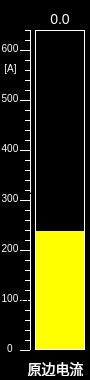
<?xml version="1.0" encoding="UTF-8"?>
<ui version="4.0">
 <class>CtrlNetCurrent</class>
 <widget class="QWidget" name="CtrlNetCurrent">
  <property name="geometry">
   <rect>
    <x>0</x>
    <y>0</y>
    <width>90</width>
    <height>380</height>
   </rect>
  </property>
  <property name="windowTitle">
   <string>Form</string>
  </property>
  <property name="styleSheet">
   <string notr="true">QWidget
{
	background-color:black;
border:1px solid transparent;
}</string>
  </property>
  <widget class="QLabel" name="label_2">
   <property name="geometry">
    <rect>
     <x>0</x>
     <y>340</y>
     <width>20</width>
     <height>17</height>
    </rect>
   </property>
   <property name="styleSheet">
    <string notr="true">font:10px;color:white</string>
   </property>
   <property name="text">
    <string>0</string>
   </property>
   <property name="alignment">
    <set>Qt::AlignCenter</set>
   </property>
  </widget>
  <widget class="QLabel" name="L1_27">
   <property name="geometry">
    <rect>
     <x>20</x>
     <y>100</y>
     <width>10</width>
     <height>1</height>
    </rect>
   </property>
   <property name="styleSheet">
    <string notr="true">border:1px solid white;</string>
   </property>
   <property name="text">
    <string/>
   </property>
   <property name="alignment">
    <set>Qt::AlignCenter</set>
   </property>
  </widget>
  <widget class="QLabel" name="L1_2">
   <property name="geometry">
    <rect>
     <x>25</x>
     <y>340</y>
     <width>5</width>
     <height>1</height>
    </rect>
   </property>
   <property name="styleSheet">
    <string notr="true">border:1px solid white;</string>
   </property>
   <property name="text">
    <string/>
   </property>
   <property name="alignment">
    <set>Qt::AlignCenter</set>
   </property>
  </widget>
  <widget class="QLabel" name="label_7">
   <property name="geometry">
    <rect>
     <x>0</x>
     <y>90</y>
     <width>20</width>
     <height>17</height>
    </rect>
   </property>
   <property name="styleSheet">
    <string notr="true">font:10px;color:white</string>
   </property>
   <property name="text">
    <string>500</string>
   </property>
   <property name="alignment">
    <set>Qt::AlignCenter</set>
   </property>
  </widget>
  <widget class="QLabel" name="L1_19">
   <property name="geometry">
    <rect>
     <x>25</x>
     <y>170</y>
     <width>5</width>
     <height>1</height>
    </rect>
   </property>
   <property name="styleSheet">
    <string notr="true">border:1px solid white;</string>
   </property>
   <property name="text">
    <string/>
   </property>
   <property name="alignment">
    <set>Qt::AlignCenter</set>
   </property>
  </widget>
  <widget class="QLabel" name="label_5">
   <property name="geometry">
    <rect>
     <x>0</x>
     <y>190</y>
     <width>20</width>
     <height>17</height>
    </rect>
   </property>
   <property name="styleSheet">
    <string notr="true">font:10px;color:white</string>
   </property>
   <property name="text">
    <string>300</string>
   </property>
   <property name="alignment">
    <set>Qt::AlignCenter</set>
   </property>
  </widget>
  <widget class="QLabel" name="L1_28">
   <property name="geometry">
    <rect>
     <x>25</x>
     <y>90</y>
     <width>5</width>
     <height>1</height>
    </rect>
   </property>
   <property name="styleSheet">
    <string notr="true">border:1px solid white;</string>
   </property>
   <property name="text">
    <string/>
   </property>
   <property name="alignment">
    <set>Qt::AlignCenter</set>
   </property>
  </widget>
  <widget class="QLabel" name="L1_29">
   <property name="geometry">
    <rect>
     <x>25</x>
     <y>70</y>
     <width>5</width>
     <height>1</height>
    </rect>
   </property>
   <property name="styleSheet">
    <string notr="true">border:1px solid white;</string>
   </property>
   <property name="text">
    <string/>
   </property>
   <property name="alignment">
    <set>Qt::AlignCenter</set>
   </property>
  </widget>
  <widget class="QLabel" name="L1_5">
   <property name="geometry">
    <rect>
     <x>25</x>
     <y>330</y>
     <width>5</width>
     <height>1</height>
    </rect>
   </property>
   <property name="styleSheet">
    <string notr="true">border:1px solid white;</string>
   </property>
   <property name="text">
    <string>0.0</string>
   </property>
   <property name="alignment">
    <set>Qt::AlignCenter</set>
   </property>
  </widget>
  <widget class="QLabel" name="L1_7">
   <property name="geometry">
    <rect>
     <x>25</x>
     <y>270</y>
     <width>5</width>
     <height>1</height>
    </rect>
   </property>
   <property name="styleSheet">
    <string notr="true">border:1px solid white;</string>
   </property>
   <property name="text">
    <string>0.0</string>
   </property>
   <property name="alignment">
    <set>Qt::AlignCenter</set>
   </property>
  </widget>
  <widget class="QLabel" name="LBLValue">
   <property name="geometry">
    <rect>
     <x>40</x>
     <y>10</y>
     <width>40</width>
     <height>17</height>
    </rect>
   </property>
   <property name="styleSheet">
    <string notr="true">color:white;font:14px;</string>
   </property>
   <property name="text">
    <string>0.0</string>
   </property>
   <property name="alignment">
    <set>Qt::AlignCenter</set>
   </property>
  </widget>
  <widget class="QLabel" name="LBLBackground">
   <property name="geometry">
    <rect>
     <x>35</x>
     <y>30</y>
     <width>50</width>
     <height>320</height>
    </rect>
   </property>
   <property name="styleSheet">
    <string notr="true">background-color:yellow;border:1px solid white;</string>
   </property>
   <property name="text">
    <string/>
   </property>
   <property name="alignment">
    <set>Qt::AlignCenter</set>
   </property>
  </widget>
  <widget class="QLabel" name="L1_31">
   <property name="geometry">
    <rect>
     <x>25</x>
     <y>30</y>
     <width>5</width>
     <height>1</height>
    </rect>
   </property>
   <property name="styleSheet">
    <string notr="true">border:1px solid white;</string>
   </property>
   <property name="text">
    <string/>
   </property>
   <property name="alignment">
    <set>Qt::AlignCenter</set>
   </property>
  </widget>
  <widget class="QLabel" name="L1_9">
   <property name="geometry">
    <rect>
     <x>20</x>
     <y>300</y>
     <width>10</width>
     <height>1</height>
    </rect>
   </property>
   <property name="styleSheet">
    <string notr="true">border:1px solid white;</string>
   </property>
   <property name="text">
    <string>0.0</string>
   </property>
   <property name="alignment">
    <set>Qt::AlignCenter</set>
   </property>
  </widget>
  <widget class="QLabel" name="L1_22">
   <property name="geometry">
    <rect>
     <x>20</x>
     <y>150</y>
     <width>10</width>
     <height>1</height>
    </rect>
   </property>
   <property name="styleSheet">
    <string notr="true">border:1px solid white;</string>
   </property>
   <property name="text">
    <string/>
   </property>
   <property name="alignment">
    <set>Qt::AlignCenter</set>
   </property>
  </widget>
  <widget class="QLabel" name="label_9">
   <property name="geometry">
    <rect>
     <x>0</x>
     <y>60</y>
     <width>21</width>
     <height>17</height>
    </rect>
   </property>
   <property name="styleSheet">
    <string notr="true">color:white;
font:10px;</string>
   </property>
   <property name="text">
    <string>[A]</string>
   </property>
   <property name="alignment">
    <set>Qt::AlignCenter</set>
   </property>
  </widget>
  <widget class="QLabel" name="L1_16">
   <property name="geometry">
    <rect>
     <x>25</x>
     <y>180</y>
     <width>5</width>
     <height>1</height>
    </rect>
   </property>
   <property name="styleSheet">
    <string notr="true">border:1px solid white;</string>
   </property>
   <property name="text">
    <string/>
   </property>
   <property name="alignment">
    <set>Qt::AlignCenter</set>
   </property>
  </widget>
  <widget class="QLabel" name="L1_25">
   <property name="geometry">
    <rect>
     <x>25</x>
     <y>110</y>
     <width>5</width>
     <height>1</height>
    </rect>
   </property>
   <property name="styleSheet">
    <string notr="true">border:1px solid white;</string>
   </property>
   <property name="text">
    <string/>
   </property>
   <property name="alignment">
    <set>Qt::AlignCenter</set>
   </property>
  </widget>
  <widget class="QLabel" name="L1_14">
   <property name="geometry">
    <rect>
     <x>25</x>
     <y>220</y>
     <width>5</width>
     <height>1</height>
    </rect>
   </property>
   <property name="styleSheet">
    <string notr="true">border:1px solid white;</string>
   </property>
   <property name="text">
    <string/>
   </property>
   <property name="alignment">
    <set>Qt::AlignCenter</set>
   </property>
  </widget>
  <widget class="QLabel" name="L1_15">
   <property name="geometry">
    <rect>
     <x>25</x>
     <y>210</y>
     <width>5</width>
     <height>1</height>
    </rect>
   </property>
   <property name="styleSheet">
    <string notr="true">border:1px solid white;</string>
   </property>
   <property name="text">
    <string/>
   </property>
   <property name="alignment">
    <set>Qt::AlignCenter</set>
   </property>
  </widget>
  <widget class="QLabel" name="L1_6">
   <property name="geometry">
    <rect>
     <x>25</x>
     <y>290</y>
     <width>5</width>
     <height>1</height>
    </rect>
   </property>
   <property name="styleSheet">
    <string notr="true">border:1px solid white;</string>
   </property>
   <property name="text">
    <string>0.0</string>
   </property>
   <property name="alignment">
    <set>Qt::AlignCenter</set>
   </property>
  </widget>
  <widget class="QLabel" name="label_6">
   <property name="geometry">
    <rect>
     <x>0</x>
     <y>140</y>
     <width>20</width>
     <height>17</height>
    </rect>
   </property>
   <property name="styleSheet">
    <string notr="true">font:10px;color:white</string>
   </property>
   <property name="text">
    <string>400</string>
   </property>
   <property name="alignment">
    <set>Qt::AlignCenter</set>
   </property>
  </widget>
  <widget class="QLabel" name="label_3">
   <property name="geometry">
    <rect>
     <x>0</x>
     <y>240</y>
     <width>20</width>
     <height>17</height>
    </rect>
   </property>
   <property name="styleSheet">
    <string notr="true">font:10px;color:white</string>
   </property>
   <property name="text">
    <string>200</string>
   </property>
   <property name="alignment">
    <set>Qt::AlignCenter</set>
   </property>
  </widget>
  <widget class="QLabel" name="L1_26">
   <property name="geometry">
    <rect>
     <x>25</x>
     <y>80</y>
     <width>5</width>
     <height>1</height>
    </rect>
   </property>
   <property name="styleSheet">
    <string notr="true">border:1px solid white;</string>
   </property>
   <property name="text">
    <string/>
   </property>
   <property name="alignment">
    <set>Qt::AlignCenter</set>
   </property>
  </widget>
  <widget class="QLabel" name="L1_17">
   <property name="geometry">
    <rect>
     <x>20</x>
     <y>200</y>
     <width>10</width>
     <height>1</height>
    </rect>
   </property>
   <property name="styleSheet">
    <string notr="true">border:1px solid white;</string>
   </property>
   <property name="text">
    <string/>
   </property>
   <property name="alignment">
    <set>Qt::AlignCenter</set>
   </property>
  </widget>
  <widget class="QLabel" name="L1_32">
   <property name="geometry">
    <rect>
     <x>20</x>
     <y>50</y>
     <width>10</width>
     <height>1</height>
    </rect>
   </property>
   <property name="styleSheet">
    <string notr="true">border:1px solid white;</string>
   </property>
   <property name="text">
    <string/>
   </property>
   <property name="alignment">
    <set>Qt::AlignCenter</set>
   </property>
  </widget>
  <widget class="QLabel" name="L1_10">
   <property name="geometry">
    <rect>
     <x>25</x>
     <y>280</y>
     <width>5</width>
     <height>1</height>
    </rect>
   </property>
   <property name="styleSheet">
    <string notr="true">border:1px solid white;</string>
   </property>
   <property name="text">
    <string/>
   </property>
   <property name="alignment">
    <set>Qt::AlignCenter</set>
   </property>
  </widget>
  <widget class="QLabel" name="L1_11">
   <property name="geometry">
    <rect>
     <x>25</x>
     <y>230</y>
     <width>5</width>
     <height>1</height>
    </rect>
   </property>
   <property name="styleSheet">
    <string notr="true">border:1px solid white;</string>
   </property>
   <property name="text">
    <string/>
   </property>
   <property name="alignment">
    <set>Qt::AlignCenter</set>
   </property>
  </widget>
  <widget class="QLabel" name="L1_36">
   <property name="geometry">
    <rect>
     <x>30</x>
     <y>30</y>
     <width>1</width>
     <height>320</height>
    </rect>
   </property>
   <property name="styleSheet">
    <string notr="true">border:1px solid white;</string>
   </property>
   <property name="text">
    <string>0.0</string>
   </property>
   <property name="alignment">
    <set>Qt::AlignCenter</set>
   </property>
  </widget>
  <widget class="QLabel" name="L1_3">
   <property name="geometry">
    <rect>
     <x>25</x>
     <y>310</y>
     <width>5</width>
     <height>1</height>
    </rect>
   </property>
   <property name="styleSheet">
    <string notr="true">border:1px solid white;</string>
   </property>
   <property name="text">
    <string/>
   </property>
   <property name="alignment">
    <set>Qt::AlignCenter</set>
   </property>
  </widget>
  <widget class="QLabel" name="label_4">
   <property name="geometry">
    <rect>
     <x>0</x>
     <y>290</y>
     <width>20</width>
     <height>17</height>
    </rect>
   </property>
   <property name="styleSheet">
    <string notr="true">font:10px;color:white</string>
   </property>
   <property name="text">
    <string>100</string>
   </property>
   <property name="alignment">
    <set>Qt::AlignCenter</set>
   </property>
  </widget>
  <widget class="QLabel" name="L1_24">
   <property name="geometry">
    <rect>
     <x>25</x>
     <y>120</y>
     <width>5</width>
     <height>1</height>
    </rect>
   </property>
   <property name="styleSheet">
    <string notr="true">border:1px solid white;</string>
   </property>
   <property name="text">
    <string/>
   </property>
   <property name="alignment">
    <set>Qt::AlignCenter</set>
   </property>
  </widget>
  <widget class="QLabel" name="L1">
   <property name="geometry">
    <rect>
     <x>20</x>
     <y>350</y>
     <width>10</width>
     <height>1</height>
    </rect>
   </property>
   <property name="styleSheet">
    <string notr="true">border:1px solid white;</string>
   </property>
   <property name="text">
    <string/>
   </property>
   <property name="alignment">
    <set>Qt::AlignCenter</set>
   </property>
  </widget>
  <widget class="QLabel" name="L1_21">
   <property name="geometry">
    <rect>
     <x>25</x>
     <y>130</y>
     <width>5</width>
     <height>1</height>
    </rect>
   </property>
   <property name="styleSheet">
    <string notr="true">border:1px solid white;</string>
   </property>
   <property name="text">
    <string/>
   </property>
   <property name="alignment">
    <set>Qt::AlignCenter</set>
   </property>
  </widget>
  <widget class="QLabel" name="L1_4">
   <property name="geometry">
    <rect>
     <x>25</x>
     <y>320</y>
     <width>5</width>
     <height>1</height>
    </rect>
   </property>
   <property name="styleSheet">
    <string notr="true">border:1px solid white;</string>
   </property>
   <property name="text">
    <string>0.0</string>
   </property>
   <property name="alignment">
    <set>Qt::AlignCenter</set>
   </property>
  </widget>
  <widget class="QLabel" name="L1_18">
   <property name="geometry">
    <rect>
     <x>25</x>
     <y>190</y>
     <width>5</width>
     <height>1</height>
    </rect>
   </property>
   <property name="styleSheet">
    <string notr="true">border:1px solid white;</string>
   </property>
   <property name="text">
    <string/>
   </property>
   <property name="alignment">
    <set>Qt::AlignCenter</set>
   </property>
  </widget>
  <widget class="QLabel" name="L1_23">
   <property name="geometry">
    <rect>
     <x>25</x>
     <y>140</y>
     <width>5</width>
     <height>1</height>
    </rect>
   </property>
   <property name="styleSheet">
    <string notr="true">border:1px solid white;</string>
   </property>
   <property name="text">
    <string/>
   </property>
   <property name="alignment">
    <set>Qt::AlignCenter</set>
   </property>
  </widget>
  <widget class="QLabel" name="L1_13">
   <property name="geometry">
    <rect>
     <x>25</x>
     <y>240</y>
     <width>5</width>
     <height>1</height>
    </rect>
   </property>
   <property name="styleSheet">
    <string notr="true">border:1px solid white;</string>
   </property>
   <property name="text">
    <string/>
   </property>
   <property name="alignment">
    <set>Qt::AlignCenter</set>
   </property>
  </widget>
  <widget class="QLabel" name="label_8">
   <property name="geometry">
    <rect>
     <x>0</x>
     <y>40</y>
     <width>20</width>
     <height>17</height>
    </rect>
   </property>
   <property name="styleSheet">
    <string notr="true">font:10px;color:white</string>
   </property>
   <property name="text">
    <string>600</string>
   </property>
   <property name="alignment">
    <set>Qt::AlignCenter</set>
   </property>
  </widget>
  <widget class="QLabel" name="L1_12">
   <property name="geometry">
    <rect>
     <x>20</x>
     <y>250</y>
     <width>10</width>
     <height>1</height>
    </rect>
   </property>
   <property name="styleSheet">
    <string notr="true">border:1px solid white;</string>
   </property>
   <property name="text">
    <string/>
   </property>
   <property name="alignment">
    <set>Qt::AlignCenter</set>
   </property>
  </widget>
  <widget class="QLabel" name="L1_33">
   <property name="geometry">
    <rect>
     <x>25</x>
     <y>40</y>
     <width>5</width>
     <height>1</height>
    </rect>
   </property>
   <property name="styleSheet">
    <string notr="true">border:1px solid white;</string>
   </property>
   <property name="text">
    <string/>
   </property>
   <property name="alignment">
    <set>Qt::AlignCenter</set>
   </property>
  </widget>
  <widget class="QLabel" name="label">
   <property name="geometry">
    <rect>
     <x>25</x>
     <y>360</y>
     <width>61</width>
     <height>17</height>
    </rect>
   </property>
   <property name="styleSheet">
    <string notr="true">color:white;
font:14px;</string>
   </property>
   <property name="text">
    <string>原边电流</string>
   </property>
   <property name="alignment">
    <set>Qt::AlignCenter</set>
   </property>
  </widget>
  <widget class="QLabel" name="L1_20">
   <property name="geometry">
    <rect>
     <x>25</x>
     <y>160</y>
     <width>5</width>
     <height>1</height>
    </rect>
   </property>
   <property name="styleSheet">
    <string notr="true">border:1px solid white;</string>
   </property>
   <property name="text">
    <string/>
   </property>
   <property name="alignment">
    <set>Qt::AlignCenter</set>
   </property>
  </widget>
  <widget class="QLabel" name="L1_30">
   <property name="geometry">
    <rect>
     <x>25</x>
     <y>60</y>
     <width>5</width>
     <height>1</height>
    </rect>
   </property>
   <property name="styleSheet">
    <string notr="true">border:1px solid white;</string>
   </property>
   <property name="text">
    <string/>
   </property>
   <property name="alignment">
    <set>Qt::AlignCenter</set>
   </property>
  </widget>
  <widget class="QLabel" name="LBLValueRect">
   <property name="geometry">
    <rect>
     <x>36</x>
     <y>31</y>
     <width>48</width>
     <height>200</height>
    </rect>
   </property>
   <property name="styleSheet">
    <string notr="true">border:1px solid transparent;</string>
   </property>
   <property name="text">
    <string/>
   </property>
   <property name="alignment">
    <set>Qt::AlignCenter</set>
   </property>
  </widget>
  <widget class="QLabel" name="L1_8">
   <property name="geometry">
    <rect>
     <x>25</x>
     <y>260</y>
     <width>5</width>
     <height>1</height>
    </rect>
   </property>
   <property name="styleSheet">
    <string notr="true">border:1px solid white;</string>
   </property>
   <property name="text">
    <string>0.0</string>
   </property>
   <property name="alignment">
    <set>Qt::AlignCenter</set>
   </property>
  </widget>
 </widget>
 <resources/>
 <connections/>
</ui>
